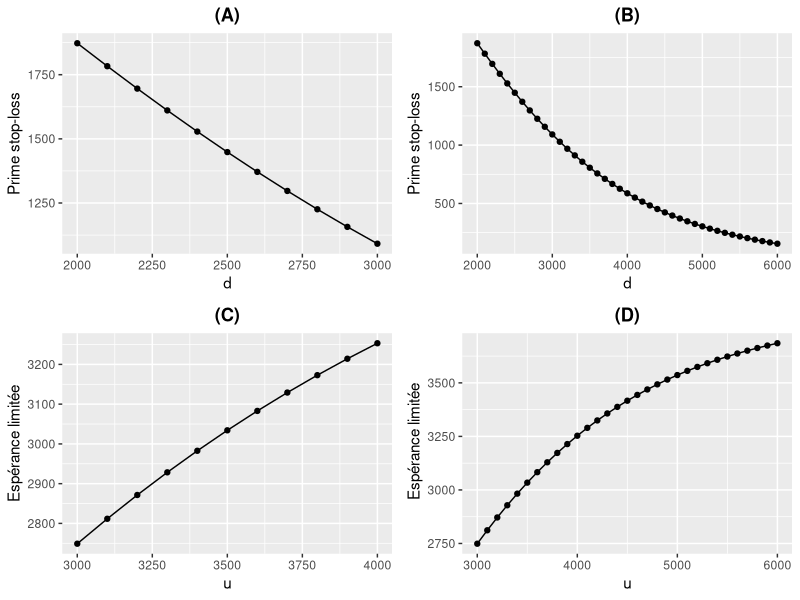
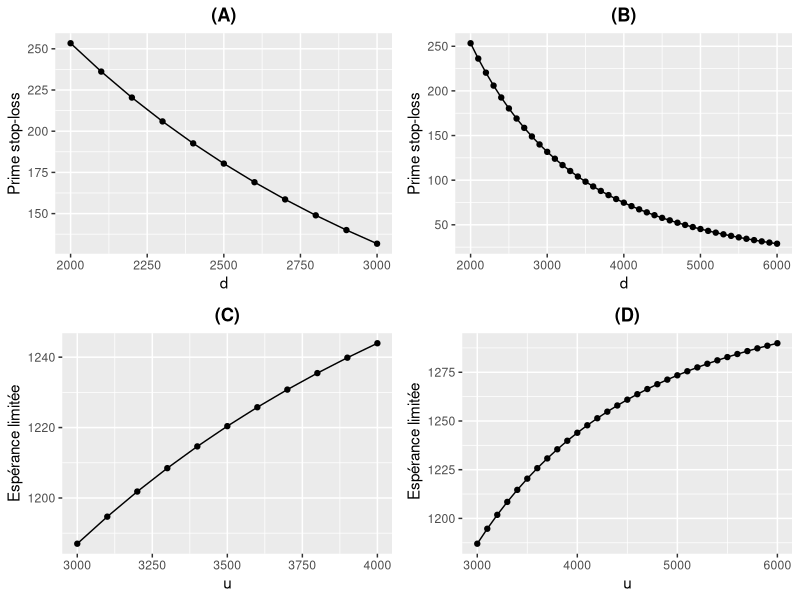
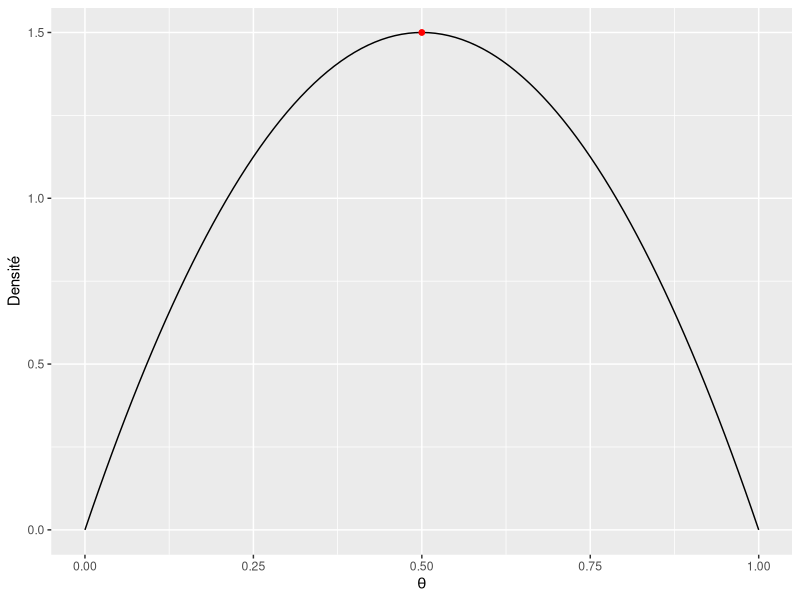

Recreate these plots in R, in order.
## ---- chunk 1
# Les données
data <-  c(1500, 6000, 3500, 3800, 1800, 5500, 4800, 4200, 3900, 3000)

# Les estimateurs ont été calculés à l'aide de SAS
Estimateurs <- data.frame("mu" =8.1618, "sigma" = 0.4278)

# Présenter les estimateurs dans un tableau
#library(xtable)
#options(xtable.comment = FALSE)
#xtable(Estimateurs, caption = "Paramètres estimés d'une loi log-normale à l'aide du maximum de vraisemblance",  
#                 align = c("c", "c", "c"),
#                 digits = c(0, 4, 4)) 
## ---- chunk 2
# Les estimateurs ont été calculés à l'aide de SAS en a)
mu <- 8.1618
sigma <-  0.4278

# Valeurs des déductibles d à utiliser
d <- 100 * seq(20,30)

# Calculer les primes STOP-LOSS pour les différents déductibles d
STOP_LOSS <- function(x) {
    exp(mu + sigma^2/2) * (1 - pnorm((log(x) - mu - sigma^2)/sigma)) - 
        x * (1 - pnorm((log(x) - mu)/sigma))
}

Primes_STOP_LOSS <- data.frame(d, "Prime" = sapply(d, function(x) STOP_LOSS(x)))

# Présenter les valeurs des primes STOP-LOSS en fonction de d 
#library(xtable)
#options(xtable.comment = FALSE)
#xtable(Primes_STOP_LOSS, caption = "Valeurs de la prime STOP-LOSS pour chacun des déductibles d donnés",  
#                 align = c("c", "c", "c"),
#                 digits = c(0, 0, 4)) 
## ---- chunk 3
# Représenter graphiquement l'évalution en fonction de d
library(ggplot2)
plot1 <- ggplot(data = Primes_STOP_LOSS, aes(x= Primes_STOP_LOSS$d, y = Primes_STOP_LOSS$Prime)) + geom_point() + geom_line() + xlab("d") + ylab("Prime stop-loss") +ggtitle("(A)") + theme(plot.title =  element_text(face="bold", hjust = 0.5))

value_test <- data.frame(d=(100 * seq(20,60)), "Prime" = sapply((100 * seq(20,60)), function(x) STOP_LOSS(x)))

plot2 <- ggplot(data=value_test, aes(x=value_test$d, y=value_test$Prime)) + geom_point() + geom_line() + xlab("d") + ylab("Prime stop-loss") +ggtitle("(B)") + theme(plot.title =  element_text(face="bold", hjust = 0.5))
## ---- chunk 4
# Valeurs des limites u à utiliser
u <- 100 * seq(30,40)

# Calculer l'espérance limitée pour les différents limites u
Esp_limite <- function(x) {
    exp(mu + sigma^2/2) * pnorm((log(x) - mu - sigma^2)/sigma) + 
        x * (1 - pnorm((log(x) - mu)/sigma))
}

Primes_Esp_limite <- data.frame(u, "Prime" = sapply(u, function(x) Esp_limite(x)))

# Présenter les valeurs des espérances limitées en fonction de u
#library(xtable)
#options(xtable.comment = FALSE)
#xtable(Primes_Esp_limite, caption = "Valeurs de l'espérance limitée pour chacune des limites u données",  
#                 align = c("c", "c", "c"),
#                 digits = c(0, 0, 4)) 
## ---- chunk 5
# Représenter graphiquement l'évalution en fonction de d
library(ggplot2)
plot3 <- ggplot(data = Primes_Esp_limite, aes(x= Primes_Esp_limite$u, y = Primes_Esp_limite$Prime)) + geom_point() + geom_line() + xlab("u") + ylab("Espérance limitée") +ggtitle("(C)") + theme(plot.title =  element_text(face="bold", hjust = 0.5))

value_test_2 <- data.frame(u=(100 * seq(30,60)), "Prime" = sapply((100 * seq(30,60)), function(x) Esp_limite(x)))

plot4 <- ggplot(data=value_test_2, aes(x=value_test_2$u, y=value_test_2$Prime)) + geom_point() + geom_line() + xlab("u") + ylab(" Espérance limitée") +ggtitle("(D)") + theme(plot.title =  element_text(face="bold", hjust = 0.5))


library(gridExtra)
grid.arrange(plot1, plot2, plot3, plot4, ncol=2, nrow=2)
## ---- chunk 6
# Valeurs du déductible d à utiliser
d <- 2000

# Nombre de simulations
m <- c(1e5, 5e5, 1e6)

# Simuler un échantillon de m simulations de la log log-normale
# avec les paramètres estimés en a)
simul <- function(x) rlnorm(x, meanlog = mu, sdlog = sigma)
simulation <- sapply(1:3, function(i) simul(m[i]))

# Approximer la prime STOP-LOSS ayant un déductible de 2000 par simulation
approximation <- sapply(1:3, function(x)
                    mean(sapply(1:m[x], function(i) 
                        max(0, simulation[[x]][i] - 2000))))

approx <- data.frame(m, approximation)

# Écarts relatifs
Prime_2000 <- Primes_STOP_LOSS$Prime[1]
#Approx <- approx$approximation
Approx <- c(1870.0455, 1872.1354, 1872.3536)
Ecart <- abs((Approx-Prime_2000)/Prime_2000) * 100

# Présenter les valeurs approximées de la prime STOP-LOSS ayant un déductible de 2000 
#library(xtable)
#options(xtable.comment = FALSE)
#xtable(approx, caption = "Valeurs approximées par simulations de la prime STOP-LOSS ayant un déductible de 2000",  
#                 align = c("c", "c", "c"),
#                 digits = c(0, 0, 4)) 
## ---- chunk 7
# Les estimateurs ont été calculés à l'aide de SAS
Estimateurs_2 <- data.frame("mu" =6.8418, "sigma" = 0.8278)

# Présenter les estimateurs dans un tableau
#library(xtable)
#options(xtable.comment = FALSE)
#xtable(Estimateurs_2, caption = "Paramètres estimés d'une loi log-normale à l'aide du maximum de vraisemblance",  
#                 align = c("c", "c", "c"),
#                 digits = c(0, 4, 4)) 
## ---- chunk 8
# Les estimateurs ont été calculés à l'aide de SAS en a)
mu_2 <- 6.8418
sigma_2 <-  0.8278

# Valeurs des déductibles d à utiliser
d_2 <- 100 * seq(20,30)

# Calculer les primes STOP-LOSS pour les différents déductibles d
STOP_LOSS_2 <- function(x) {
    exp(mu_2 + sigma_2^2/2) * (1 - pnorm((log(x) - mu_2 - sigma_2^2)/sigma_2)) - 
        x * (1 - pnorm((log(x) - mu_2)/sigma_2))
}

Primes_STOP_LOSS_2 <- data.frame(d_2, "Prime" = sapply(d_2, function(x) STOP_LOSS_2(x)))

# Présenter les valeurs des primes STOP-LOSS en fonction de d 
#library(xtable)
#options(xtable.comment = FALSE)
#xtable(Primes_STOP_LOSS_2, caption = "Valeurs de la prime STOP-LOSS pour chacun des déductibles d donnés",  
#                 align = c("c", "c", "c"),
#                 digits = c(0, 0, 4)) 
## ---- chunk 9
# Représenter graphiquement l'évolution en fonction de d
library(ggplot2)
plot5 <- ggplot(data = Primes_STOP_LOSS_2, aes(x= Primes_STOP_LOSS_2$d_2, y = Primes_STOP_LOSS_2$Prime)) + geom_point() + geom_line() + xlab("d") + ylab("Prime stop-loss") +ggtitle("(A)") + theme(plot.title =  element_text(face="bold", hjust = 0.5))

value_test_3 <- data.frame(d=(100 * seq(20,60)), "Prime" = sapply((100 * seq(20,60)), function(x) STOP_LOSS_2(x)))

plot6 <- ggplot(data=value_test_3, aes(x=value_test_3$d, y=value_test_3$Prime)) + geom_point() + geom_line() + xlab("d") + ylab("Prime stop-loss") +ggtitle("(B)") + theme(plot.title =  element_text(face="bold", hjust = 0.5))
## ---- chunk 10
# Valeurs des limites u à utiliser
u_2 <- 100 * seq(30,40)

# Calculer l'espérance limitée pour les différents limites u
Esp_limite_2 <- function(x) {
    exp(mu_2 + sigma_2^2/2) * pnorm((log(x) - mu_2 - sigma_2^2)/sigma_2) + 
        x * (1 - pnorm((log(x) - mu_2)/sigma_2))
}

Primes_Esp_limite_2 <- data.frame(u_2, "Prime" = sapply(u_2, function(x) Esp_limite_2(x)))

# Présenter les valeurs des espérances limitées en fonction de u
#library(xtable)
#options(xtable.comment = FALSE)
#xtable(Primes_Esp_limite_2, caption = "Valeurs de l'espérance limitée pour chacune des limites u données",  
#                 align = c("c", "c", "c"),
#                 digits = c(0, 0, 4)) 
## ---- chunk 11
# Représenter graphiquement l'évalution en fonction de d
library(ggplot2)
plot7 <- ggplot(data = Primes_Esp_limite_2, aes(x= Primes_Esp_limite_2$u_2, y = Primes_Esp_limite_2$Prime)) + geom_point() + geom_line() + xlab("u") + ylab("Espérance limitée") +ggtitle("(C)") + theme(plot.title =  element_text(face="bold", hjust = 0.5))

value_test_4 <- data.frame(u=(100 * seq(30,60)), "Prime" = sapply((100 * seq(30,60)), function(x) Esp_limite_2(x)))

plot8 <- ggplot(data=value_test_4, aes(x=value_test_4$u, y=value_test_4$Prime)) + geom_point() + geom_line() + xlab("u") + ylab(" Espérance limitée") +ggtitle("(D)") + theme(plot.title =  element_text(face="bold", hjust = 0.5))


library(gridExtra)
grid.arrange(plot5, plot6, plot7, plot8, ncol=2, nrow=2)
## ---- chunk 12
ggplot(data.frame(x=c(0, 1)),aes(x)) +
    stat_function(fun=dbeta, args = list(2,2))+
    #ggtitle(expression(paste("Densité d'un loi beta(", alpha,"= 2,",beta,"= 2)")))+
    xlab(expression(theta))+
    ylab("Densité")+
    geom_point(aes(x=0.5, y=1.5), colour="red")
    #geom_vline(xintercept = 0.5, color = "blue")
## ---- chunk 13
set.seed(4545)
nsim <- 500000
simul_posterorie <- rbeta(nsim, 4, 7)
simul_bayes <- mean(simul_posterorie)
## ---- chunk 14
data 
